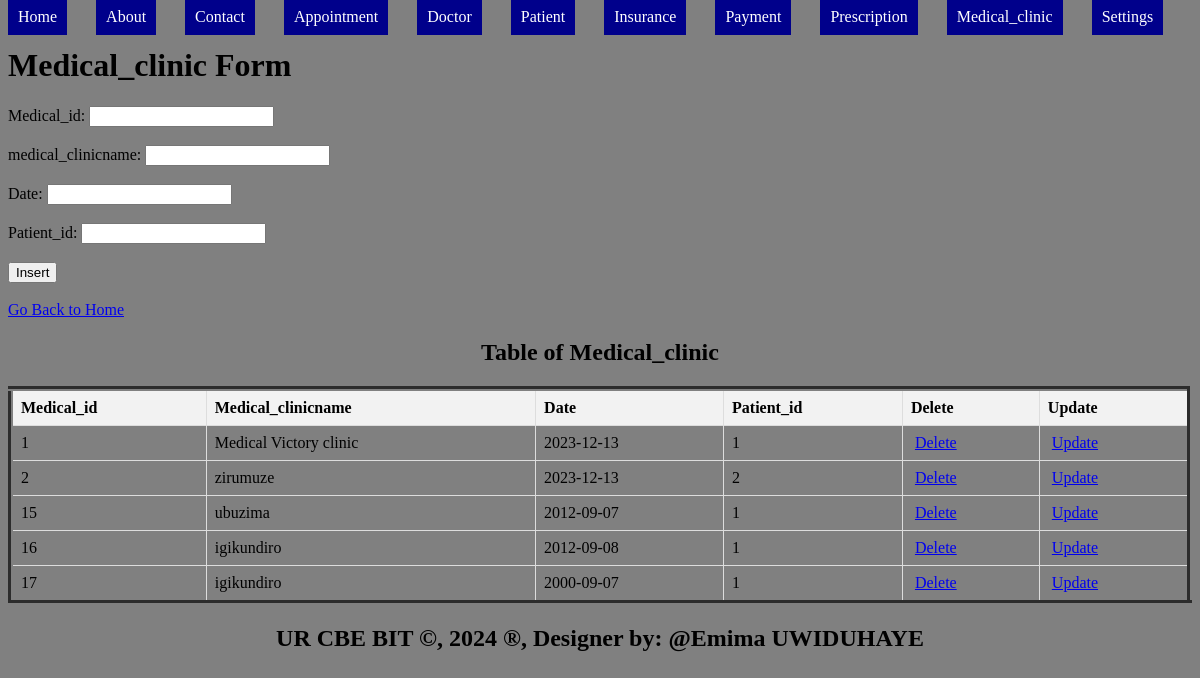
/medical.php, run on the app's committed database.
### tables this page shows
CREATE TABLE `medical_clinic` (
  `medical_id` int(11) NOT NULL,
  `medical_clinicname` varchar(30) DEFAULT NULL,
  `date_` date DEFAULT NULL,
  `patient_id` int(11) DEFAULT NULL
);

### medical.php (the view, shortened to what this page needs)
<head>
</head>
<body bgcolor="grey">
   <ul style="list-style-type: none; padding: 0;">
    <li style="display: inline; margin-right: 10px;"><a href="./home.html" style="padding: 10px; color: white; background-color:  darkblue; text-decoration: none; margin-right: 15px;">Home</a></li>
    <li style="display: inline; margin-right: 10px;"><a href="./about.html" style="padding: 10px; color: white; background-color:  darkblue; text-decoration: none; margin-right: 15px;">About</a></li>
    <li style="display: inline; margin-right: 10px;"><a href="./contact.html" style="padding: 10px; color: white; background-color: darkblue; text-decoration: none; margin-right: 15px;">Contact</a></li>
    <li style="display: inline; margin-right: 10px;"><a href="./Appointment.php" style="padding: 10px; color: white; background-color:  darkblue; text-decoration: none; margin-right: 15px;">Appointment</a></li>
    <li style="display: inline; margin-right: 10px;"><a href="./Doctor.php" style="padding: 10px; color: white; background-color: darkblue;text-decoration: none; margin-right: 15px;">Doctor</a></li>
    <li style="display: inline; margin-right: 10px;"><a href="./Patient.php" style="padding: 10px; color: white; background-color: darkblue; text-decoration: none; margin-right: 15px;">Patient</a></li>
    <li style="display: inline; margin-right: 10px;"><a href="./Insurance.php" style="padding: 10px; color: white; background-color:  darkblue; text-decoration: none; margin-right: 15px;">Insurance</a></li>
    <li style="display: inline; margin-right: 10px;"><a href="./Payment.php" style="padding: 10px; color: white; background-color: darkblue;text-decoration: none; margin-right: 15px;">Payment</a></li>
    <li style="display: inline; margin-right: 10px;"><a href="./Prescription.php" style="padding: 10px; color: white; background-color:  darkblue; text-decoration: none; margin-right: 15px;">Prescription</a></li>
    <li style="display: inline; margin-right: 10px;"><a href="./Medical.php" style="padding: 10px; color: white; background-color: darkblue;text-decoration: none; margin-right: 15px;">Medical_clinic</a></li>
    <li class="dropdown" style="display: inline; margin-right: 10px;">
      <a href="#" style="padding: 10px; color: white; background-color: darkblue; text-decoration: none; margin-right: 15px;">Settings</a>
    </li>
  </ul>
    <h1>Medical_clinic Form</h1>
<form method="post" onsubmit="return confirmInsert();">
<label for="mid_id">Medical_id:</label>
<input type="number" id="mid" name="mid" required><br><br>
<label for="cname">medical_clinicname:</label>
<input type="name" id="cname" name="cname" required><br><br>
<label for="date">Date:</label>
<input type="text" d="date" name="date" required><br><br>
<label for="pt">Patient_id:</label>
<input type="number" id="pt" name="pt" required><br><br>
<input type="submit" name="add" value="Insert"><br><br>
<a href="./home.html">Go Back to Home</a>
</form>
<!DOCTYPE html>
<html>
<head>
</head>
<body>
    <center><h2>Table of Medical_clinic</h2></center>
    <table border="5">
        <tr>
            <th>Medical_id</th>
            <th>Medical_clinicname</th>
            <th>Date</th>
            <th>Patient_id</th>
             <th>Delete</th>
            <th>Update</th>
        </tr>
        <?php
        $host = "localhost";
        $user = "root";
        $pass = "";
        $database = "emima";
        $connection = new mysqli($host, $user, $pass, $database);
        $sql = "SELECT * FROM medical_clinic";
        $result = $connection->query($sql);
        if ($result->num_rows > 0) {
            while ($row = $result->fetch_assoc()) {
                $mid = $row['medical_id'];
                echo "<tr>
                    <td>" . $row['medical_id'] . "</td>
                    <td>" . $row['medical_clinicname'] . "</td>
                     <td>" . $row['date_'] . "</td>
                    <td>" . $row['patient_id'] . "</td>
                    <td><a style='padding:4px' href='delete_medical.php?medical_id=$mid'>Delete</a></td>
                    <td><a style='padding:4px' href='update_medical.php?medical_id=$mid'>Update</a></td>
                </tr>";
            }
        } else {
            echo "<tr><td colspan='4'>No data found</td></tr>";
        }
        ?>
    </table>
</body>
<footer>
  <center>
    <b><h2>UR CBE BIT &copy, 2024 &reg, Designer by: @Emima UWIDUHAYE</h2></b>
  </center>
</footer>
</body>
</html>

### medical.php (style rules this page uses)
.dropdown { position: relative; display: inline; margin-right: 10px; }
table { width: 100%; border-collapse: collapse; }
th, td { border: 1px solid #ddd; padding: 8px; text-align: left; }
th { background-color: #f2f2f2; }

### data on the page
medical_clinic: medical_id "1", medical_clinicname "Medical Victory clinic", date_ "2023-12-13", patient "1"
medical_clinic: medical_id "2", medical_clinicname "zirumuze", date_ "2023-12-13", patient "2"
medical_clinic: medical_id "15", medical_clinicname "ubuzima", date_ "2012-09-07", patient "1"
medical_clinic: medical_id "16", medical_clinicname "igikundiro", date_ "2012-09-08", patient "1"
medical_clinic: medical_id "17", medical_clinicname "igikundiro", date_ "2000-09-07", patient "1"
